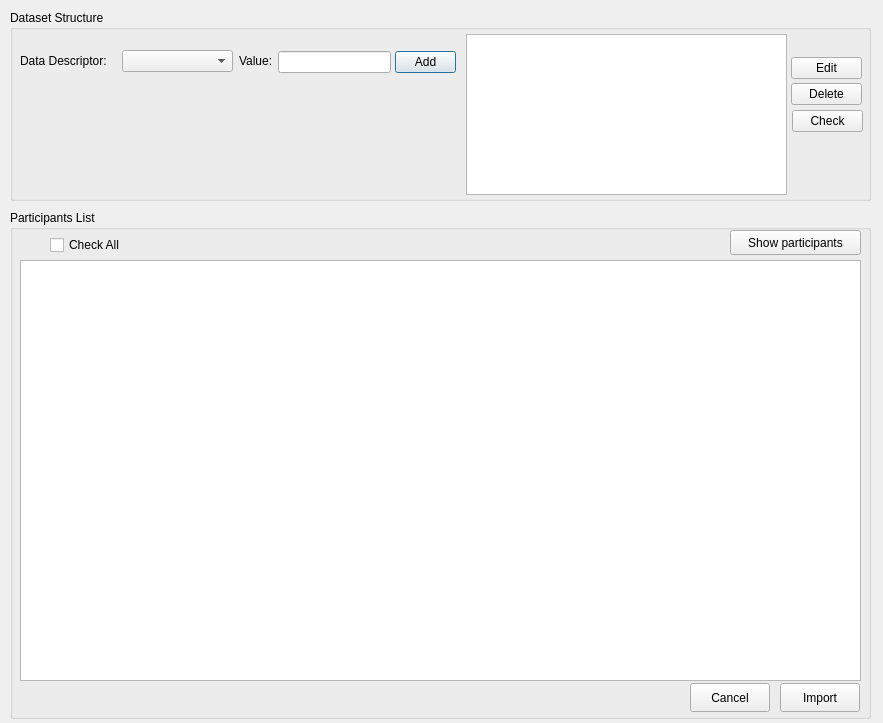
<?xml version="1.0" encoding="UTF-8"?>
<ui version="4.0">
 <class>Participants</class>
 <widget class="QDialog" name="Participants">
  <property name="geometry">
   <rect>
    <x>0</x>
    <y>0</y>
    <width>883</width>
    <height>723</height>
   </rect>
  </property>
  <property name="windowTitle">
   <string>Load participans</string>
  </property>
  <widget class="QGroupBox" name="groupBox">
   <property name="geometry">
    <rect>
     <x>10</x>
     <y>10</y>
     <width>861</width>
     <height>191</height>
    </rect>
   </property>
   <property name="title">
    <string>Dataset Structure</string>
   </property>
   <widget class="QComboBox" name="comboBoxDescrip">
    <property name="geometry">
     <rect>
      <x>112</x>
      <y>40</y>
      <width>111</width>
      <height>22</height>
     </rect>
    </property>
    <property name="toolTip">
     <string extracomment="Dataset Data type"/>
    </property>
    <property name="currentText">
     <string/>
    </property>
   </widget>
   <widget class="QLabel" name="label">
    <property name="geometry">
     <rect>
      <x>10</x>
      <y>40</y>
      <width>101</width>
      <height>21</height>
     </rect>
    </property>
    <property name="text">
     <string>Data Descriptor:</string>
    </property>
   </widget>
   <widget class="QLabel" name="label_2">
    <property name="geometry">
     <rect>
      <x>229</x>
      <y>41</y>
      <width>51</width>
      <height>20</height>
     </rect>
    </property>
    <property name="text">
     <string>Value:</string>
    </property>
   </widget>
   <widget class="QLineEdit" name="lineEditValue">
    <property name="geometry">
     <rect>
      <x>268</x>
      <y>41</y>
      <width>113</width>
      <height>22</height>
     </rect>
    </property>
    <property name="text">
     <string/>
    </property>
   </widget>
   <widget class="QPushButton" name="pushButtonAdd">
    <property name="geometry">
     <rect>
      <x>385</x>
      <y>41</y>
      <width>61</width>
      <height>22</height>
     </rect>
    </property>
    <property name="text">
     <string>Add</string>
    </property>
   </widget>
   <widget class="QPushButton" name="pushButtonEdit">
    <property name="geometry">
     <rect>
      <x>781</x>
      <y>47</y>
      <width>71</width>
      <height>22</height>
     </rect>
    </property>
    <property name="text">
     <string>Edit</string>
    </property>
   </widget>
   <widget class="QPushButton" name="pushButtonDelete">
    <property name="geometry">
     <rect>
      <x>781</x>
      <y>73</y>
      <width>71</width>
      <height>22</height>
     </rect>
    </property>
    <property name="text">
     <string>Delete</string>
    </property>
   </widget>
   <widget class="QPushButton" name="pushButtonCheck">
    <property name="geometry">
     <rect>
      <x>782</x>
      <y>100</y>
      <width>71</width>
      <height>22</height>
     </rect>
    </property>
    <property name="text">
     <string>Check</string>
    </property>
   </widget>
   <widget class="QTableWidget" name="tableWidgetDescrip">
    <property name="geometry">
     <rect>
      <x>456</x>
      <y>24</y>
      <width>321</width>
      <height>161</height>
     </rect>
    </property>
   </widget>
  </widget>
  <widget class="QGroupBox" name="groupBoxParticipants">
   <property name="geometry">
    <rect>
     <x>10</x>
     <y>210</y>
     <width>861</width>
     <height>509</height>
    </rect>
   </property>
   <property name="title">
    <string>Participants List</string>
   </property>
   <widget class="QTableWidget" name="tableParticipants">
    <property name="geometry">
     <rect>
      <x>10</x>
      <y>50</y>
      <width>841</width>
      <height>421</height>
     </rect>
    </property>
    <property name="sortingEnabled">
     <bool>true</bool>
    </property>
   </widget>
   <widget class="QCheckBox" name="checkBoxAll">
    <property name="geometry">
     <rect>
      <x>40</x>
      <y>25</y>
      <width>85</width>
      <height>20</height>
     </rect>
    </property>
    <property name="text">
     <string>Check All</string>
    </property>
   </widget>
   <widget class="QPushButton" name="pushButtonCancel">
    <property name="geometry">
     <rect>
      <x>680</x>
      <y>473</y>
      <width>80</width>
      <height>29</height>
     </rect>
    </property>
    <property name="text">
     <string>Cancel</string>
    </property>
    <property name="icon">
     <iconset theme="Cancel">
      <normaloff>../../EEG_Artif_Rejection/guide</normaloff>../../EEG_Artif_Rejection/guide</iconset>
    </property>
   </widget>
   <widget class="QPushButton" name="pushButtonImport">
    <property name="geometry">
     <rect>
      <x>770</x>
      <y>473</y>
      <width>80</width>
      <height>29</height>
     </rect>
    </property>
    <property name="text">
     <string>Import</string>
    </property>
   </widget>
   <widget class="QPushButton" name="pushButtonShow">
    <property name="geometry">
     <rect>
      <x>720</x>
      <y>20</y>
      <width>131</width>
      <height>25</height>
     </rect>
    </property>
    <property name="text">
     <string>Show participants</string>
    </property>
   </widget>
  </widget>
 </widget>
 <resources/>
 <connections/>
</ui>
